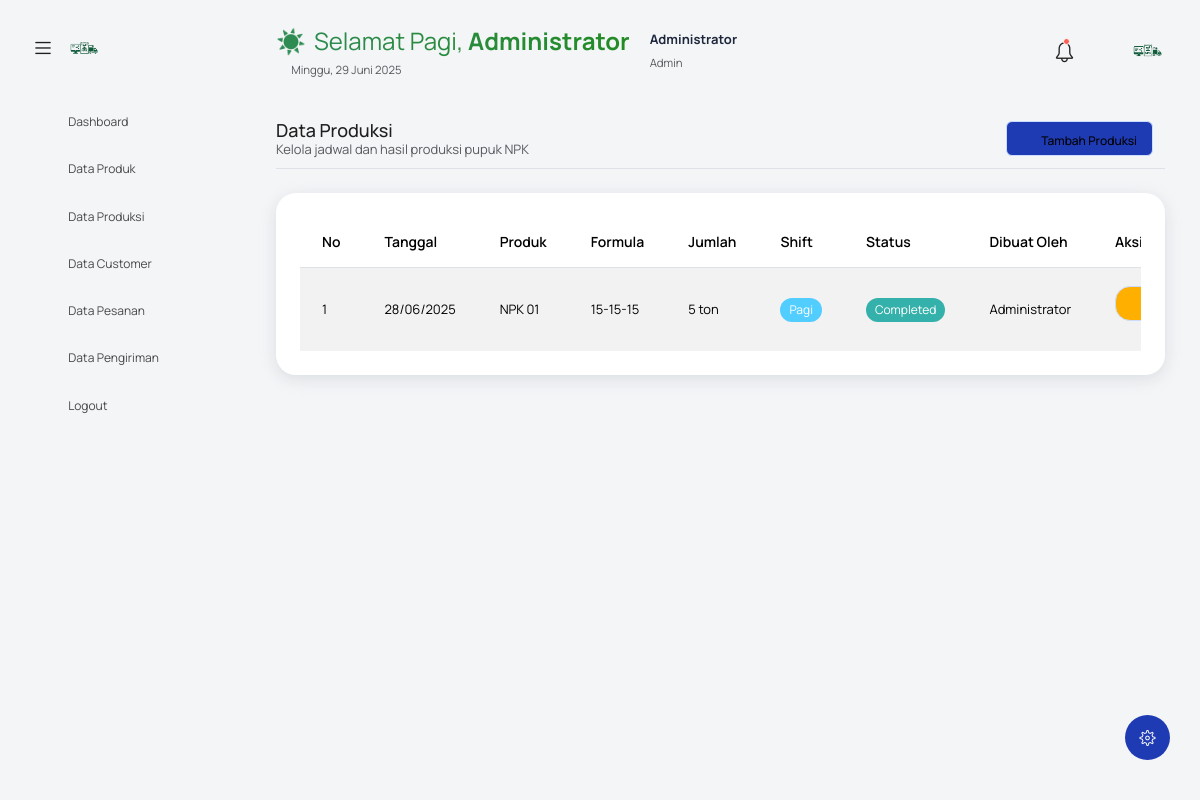
The page /?controller=produksi (signed in) on the database its author committed.
### tables this page shows
CREATE TABLE `produksi` (
  `id` int NOT NULL,
  `produk_id` int NOT NULL,
  `tanggal` date NOT NULL,
  `jumlah` int NOT NULL,
  `shift` enum('pagi','siang','malam') NOT NULL,
  `status` enum('draft','approved','completed') DEFAULT 'draft',
  `created_by` int NOT NULL,
  `created_at` timestamp NULL DEFAULT CURRENT_TIMESTAMP
);

CREATE TABLE `produk` (
  `id` int NOT NULL,
  `kode` varchar(20) NOT NULL,
  `nama` varchar(100) NOT NULL,
  `formula` varchar(20) NOT NULL,
  `harga` decimal(10,2) NOT NULL,
  `stok` int DEFAULT '0',
  `created_at` timestamp NULL DEFAULT CURRENT_TIMESTAMP
);

CREATE TABLE `users` (
  `id` int NOT NULL,
  `username` varchar(50) NOT NULL,
  `password` varchar(255) NOT NULL,
  `nama` varchar(100) NOT NULL,
  `role` enum('admin','pimpinan') NOT NULL,
  `created_at` timestamp NULL DEFAULT CURRENT_TIMESTAMP
);

### controllers/ProduksiController.php (called while the page is built, shortened)
<?php
class ProduksiController {
    private $produksiModel;
    public function __construct() {
        $this->produksiModel = new ProduksiModel();
    }
    public function index() {
        $produksi = $this->produksiModel->getAll();
        $data = ['produksi' => $produksi];
        loadView('produksi/index', $data);
    }
}
?>

### models/ProduksiModel.php (called while the page is built, shortened)
<?php
class ProduksiModel {
    private $db;
    public function __construct() {
        $this->db = $GLOBALS['db'];
    }
    public function getAll() {
        $stmt = $this->db->query("SELECT p.*, pr.nama as produk_nama, pr.formula, u.nama as user_nama
                                 FROM produksi p
                                 LEFT JOIN produk pr ON p.produk_id = pr.id
                                 LEFT JOIN users u ON p.created_by = u.id
                                 ORDER BY p.tanggal DESC, p.created_at DESC");
        return $stmt->fetchAll();
    }
}
?>

### views/produksi/index.php (the view, shortened to what this page needs)
<?php include('template/header.php'); ?>
<body class="with-welcome-text">
  <div class="container-scroller">
    <?php include 'template/navbar.php'; ?>
    <div class="container-fluid page-body-wrapper">
      <?php include 'template/setting_panel.php'; ?>
      <?php include 'template/sidebar.php'; ?>
      <div class="main-panel">
        <div class="content-wrapper">
          <div class="row">
            <div class="col-sm-12">
              <div class="home-tab">
                <div class="d-sm-flex align-items-center justify-content-between border-bottom">
                  <div>
                    <h4 class="card-title mb-0">Data Produksi</h4>
                    <p class="text-muted">Kelola jadwal dan hasil produksi pupuk NPK</p>
                  </div>
                  <div>
                    <a href="?controller=produksi&action=add" class="btn btn-primary">
                      <i class="mdi mdi-plus"></i> Tambah Produksi
                    </a>
                  </div>
                </div>
                <div class="row mt-4">
                  <div class="col-12">
                    <div class="card">
                      <div class="card-body">
                        <div class="table-responsive">
                          <table class="table table-striped">
                            <thead>
                              <tr>
                                <th>No</th>
                                <th>Tanggal</th>
                                <th>Produk</th>
                                <th>Formula</th>
                                <th>Jumlah</th>
                                <th>Shift</th>
                                <th>Status</th>
                                <th>Dibuat Oleh</th>
                                <th>Aksi</th>
                              </tr>
                            </thead>
                            <tbody>
                              <?php if (!empty($produksi)): ?>
                                <?php $no = 1; foreach ($produksi as $item): ?>
                                  <tr>
                                    <td><?= $no++ ?></td>
                                    <td><?= date('d/m/Y', strtotime($item['tanggal'])) ?></td>
                                    <td><?= $item['produk_nama'] ?? 'Produk Dihapus' ?></td>
                                    <td><?= $item['formula'] ?? '-' ?></td>
                                    <td><?= $item['jumlah'] ?> ton</td>
                                    <td>
                                      <span class="badge bg-<?= $item['shift'] == 'pagi' ? 'info' : ($item['shift'] == 'siang' ? 'warning' : 'dark') ?>">
                                        <?= ucfirst($item['shift']) ?>
                                      </span>
                                    </td>
                                    <td>
                                      <span class="badge bg-<?= $item['status'] == 'completed' ? 'success' : ($item['status'] == 'approved' ? 'warning' : 'secondary') ?>">
                                        <?= ucfirst($item['status']) ?>
                                      </span>
                                    </td>
                                    <td><?= $item['user_nama'] ?? 'Unknown' ?></td>
                                    <td>
                                      <a href="?controller=produksi&action=edit&id=<?= $item['id'] ?>" class="btn btn-sm btn-warning">
                                        <i class="mdi mdi-pencil"></i>
                                      </a>
                                    </td>
                                  </tr>
                                <?php endforeach; ?>
                              <?php else: ?>
                                <tr>
                                  <td colspan="9" class="text-center">Belum ada data produksi</td>
                                </tr>
                              <?php endif; ?>
                            </tbody>
                          </table>
                        </div>
                      </div>
                    </div>
                  </div>
                </div>
              </div>
            </div>
          </div>
        </div>
      </div>
    </div>
  </div>
</body>
</html>

### rows shown on the page
produksi: tanggal "28/06/2025", produk.nama "NPK 01", produk.formula "15-15-15", jumlah "5", shift "Pagi", status "Completed", created_by.nama "Administrator"

### other values the page prints
$icon "☀️"
$greeting "Selamat Pagi"
$_SESSION['nama'] "Administrator"
$tanggal_indo "29 Juni 2025"
$_SESSION['role'] "Admin"
